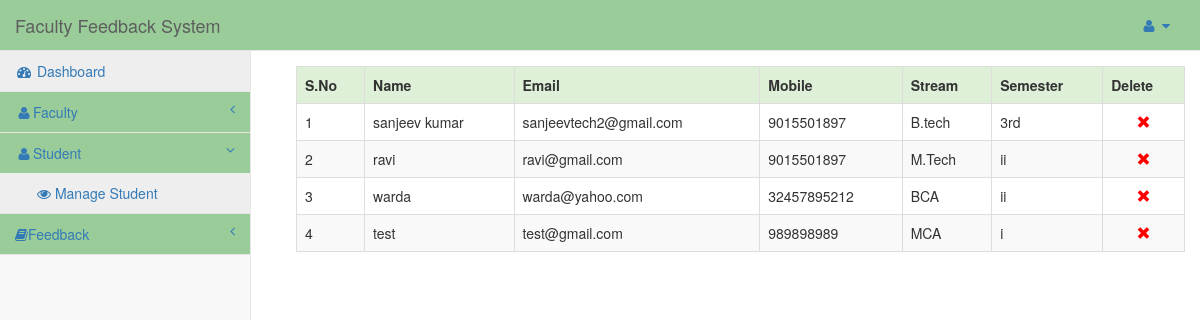
The app's page /admin/dashboard.php?info=display_student (signed in) with its own data.
### tables this page shows
CREATE TABLE IF NOT EXISTS `user` (
  `id` int(11) NOT NULL AUTO_INCREMENT,
  `name` char(40) NOT NULL,
  `email` varchar(40) NOT NULL,
  `pass` varchar(40) NOT NULL,
  `mobile` bigint(11) NOT NULL,
  `dept` varchar(20) NOT NULL,
  `semester` varchar(10) NOT NULL,
  `gender` varchar(40) NOT NULL,
  `hobbies` varchar(40) NOT NULL,
  `image` varchar(50) NOT NULL,
  `dob` date NOT NULL,
  `regid` varchar(20) NOT NULL,
  PRIMARY KEY (`id`),
  UNIQUE KEY `email` (`email`),
  FULLTEXT KEY `name` (`name`)
);

### admin/display_student.php (the view, shortened to what this page needs)
<?php
	echo "<table class='table table-responsive table-bordered table-striped table-hover' style=margin:15px;>";
	echo "<tr class='success'>";
	echo "<th>S.No</th>";
	echo "<th>Name</th>";
	echo "<th>Email</th>";
	echo "<th>Mobile</th>";
	echo "<th>Stream</th>";
	echo "<th>Semester</th>";
	echo "<th>Delete</th>";
	echo "</tr>";
	$i=1;
	$que=mysqli_query($conn,"select * from user");
	while($row=mysqli_fetch_array($que))
	{
		echo "<tr>";
		echo "<td>".$i."</td>";
		echo "<td>".$row['name']."</td>";
		echo "<td>".$row['email']."</td>";
		echo "<td>".$row['mobile']."</td>";
		echo "<td>".$row['dept']."</td>";
		echo "<td>".$row['semester']."</td>";
		echo "<td class='text-center'><a href='#' onclick='deletes($row[id])'><span class='glyphicon glyphicon-remove' style=color:red;></span></a></td>";
		echo "</tr>";
		$i++;
	}
?>

### css/sb-admin-2.css (style rules this page uses)
body { background-color: #f8f8f8; }

### records on screen
user: name "sanjeev kumar", email "sanjeevtech2@gmail.com", mobile "9015501897", dept "B.tech", semester "3rd"
user: name "ravi", email "ravi@gmail.com", mobile "9015501897", dept "M.Tech", semester "ii"
user: name "warda", email "warda@yahoo.com", mobile "32457895212", dept "BCA", semester "ii"
user: name "test", email "test@gmail.com", mobile "989898989", dept "MCA", semester "i"
